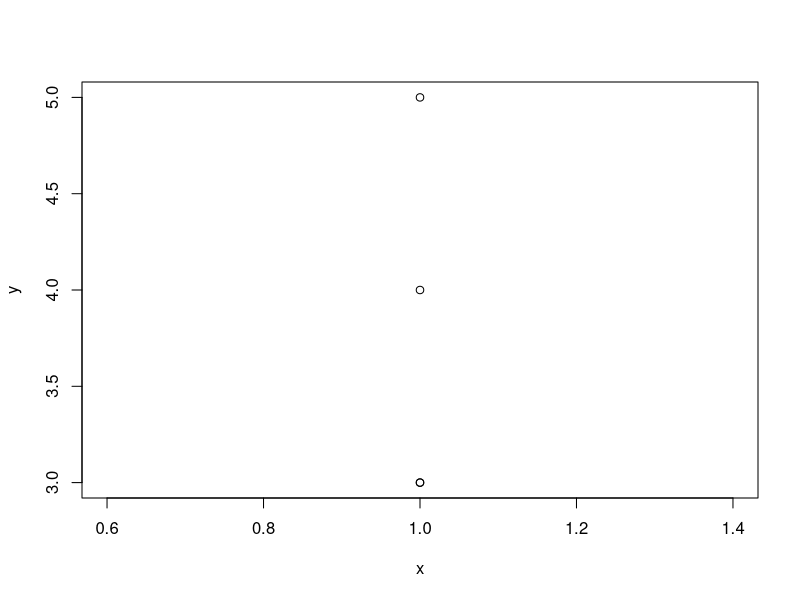

The R source for this figure:
# cd /mnt/1T-5e7/mycodehtml/statistics_analysis/Statistical_analysis/SangChulLee/003_Statistical_analysis/005_Configure_factor && \
# rm e.l && Rscript main.r \
# 2>&1 | tee -a e.l && code e.l

# ================================================================================
# /home/young/Pictures/2019_07_12_19:59:52.png

# Factor: categorical data
# sex: 1,2 (man, woman)
# school: 1,2,3,4 (elementary, middle, high, univ)

# ================================================================================
gradetxt<-read.table(
  "./data/0201.grade.txt",header=FALSE,sep=",",stringsAsFactors=FALSE,na.strings=".")
# gradetxt
#      V1   V2      V3    V4
# 1 index  sex subject grade
# 2     1 Male       1     3
# 3     1 Male       1     4
# 4     1 Male       1     5
# 5     1 Male       1     3

# str(gradetxt)
# 'data.frame':	5 obs. of  4 variables:
#  $ V1: chr  "index" "1" "1" "1" ...
#  $ V2: chr  "sex" "Male" "Male" "Male" ...
#  $ V3: chr  "subject" "1" "1" "1" ...
#  $ V4: chr  "grade" "3" "4" "5" ...

# plot(x=gradetxt$V2,y=gradetxt$V4)
# Error because you didn't use "factor type"

# ================================================================================
gradetxt$V2<-factor(gradetxt$V2,levels=c("Male","Female"))
str(gradetxt)
# 'data.frame':	5 obs. of  4 variables:
#  $ V1: chr  "index" "1" "1" "1" ...
#  $ V2: Factor w/ 2 levels "male","female": NA NA NA NA NA
#  $ V3: chr  "subject" "1" "1" "1" ...
#  $ V4: chr  "grade" "3" "4" "5" ...

# table(gradetxt$V2)
#   Male Female 
#      4      0 

plot(x=gradetxt$V2,y=gradetxt$V4)
